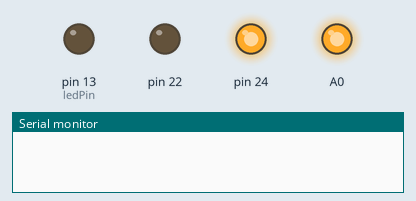
Bench run of a sketch on a simulated Arduino Mega 2560, built with avr-gcc and run on an emulated ATmega2560. Shown: output pins drawn as LEDs (lit = HIGH), the last lines printed to the serial monitor. The modem accepts every AT command (registered, SIM ready, sends succeed) and sends nothing else.

Above: at 0.1 s.
At 0.6 s:
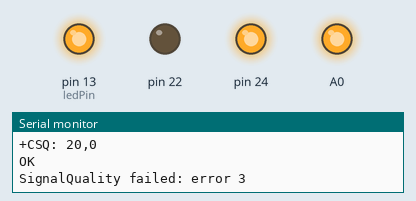
Timing chart, 0 to 2.1 s (numbered marks = the images above):
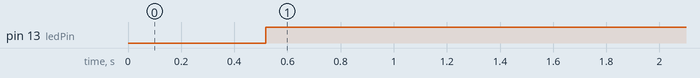

The sketch:

IridiumBasicSendTest.ino
```cpp
#include <IridiumSBD.h>
#include <SoftwareSerial.h>

SoftwareSerial nss(A14, A15);
IridiumSBD isbd(nss, 24);
static const int ledPin = 13;


void setup()
{
  int signalQuality = -1;

  pinMode(ledPin, OUTPUT);

  pinMode(A0, OUTPUT);
  digitalWrite(A0,HIGH);

  pinMode(22, OUTPUT);
  digitalWrite(22,LOW);

  Serial.begin(115200);
  nss.begin(19200);  //start serial comms on nss pins defined above

  isbd.attachConsole(Serial); //Stream object that will monitor serial traffic to/from the RockBlock  (diagnostic only)
  isbd.setPowerProfile(1); //1 for low power application (USB, limited to ~90mA, interval between transmits = 60s)
  isbd.begin();  //wake up the 9602 and prepare it to communicate
  int err = isbd.getSignalQuality(signalQuality);
  if (err != 0)
  {
    Serial.print("SignalQuality failed: error ");
    Serial.println(err);
    return;
  }

  Serial.print("Signal quality is ");
  Serial.println(signalQuality);

  err = isbd.sendSBDText("Pop Up Rig Test 128");
  if (err != 0)
  {
    Serial.print("sendSBDText failed: error ");
    Serial.println(err);
    return;
  }

  Serial.println("Hey, it worked!");
  Serial.print("Messages left: ");
  Serial.println(isbd.getWaitingMessageCount());
}

void loop()
{
   digitalWrite(ledPin, HIGH);
}

bool ISBDCallback()
{
   digitalWrite(ledPin, (millis() / 1000) % 2 == 1 ? HIGH : LOW);
   return true;
}
```

Measured:
- by itself, pin 13 (ledPin): LOW → HIGH at 0.52 s
